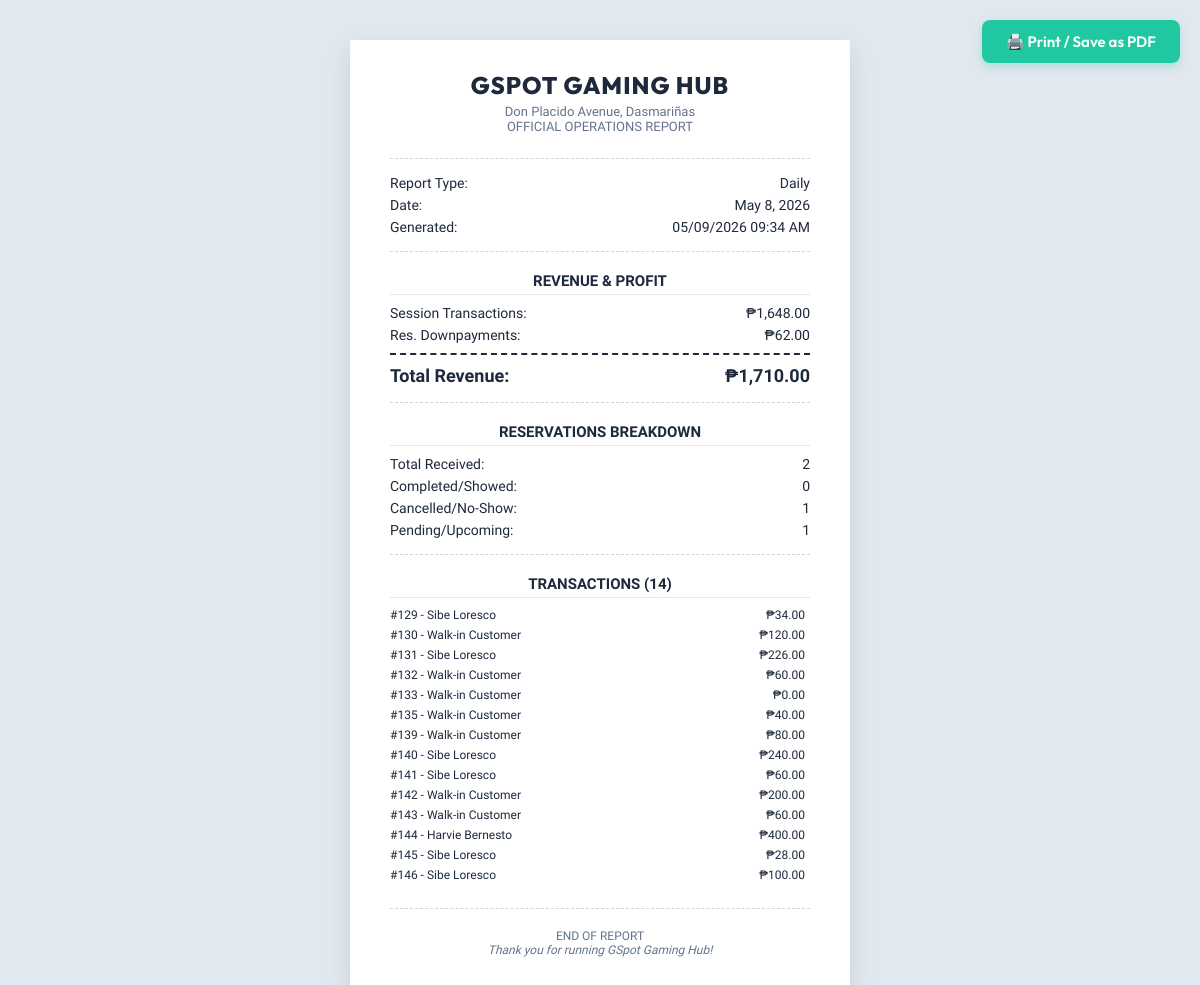
The page /report_activity_logs.php?date=2026-05-08 17:43:22 (signed in) on the database its author committed.
### tables this page shows
CREATE TABLE `transactions` (
  `transaction_id` int(11) NOT NULL,
  `session_id` int(11) DEFAULT NULL,
  `user_id` int(11) NOT NULL,
  `amount` decimal(10,2) NOT NULL DEFAULT 0.00,
  `tendered_amount` decimal(10,2) DEFAULT NULL,
  `shortfall_amount` decimal(10,2) DEFAULT NULL,
  `payment_note` varchar(255) DEFAULT NULL,
  `payment_method` enum('cash','gcash','credit_card') NOT NULL DEFAULT 'cash',
  `payment_status` enum('pending','completed','failed') NOT NULL DEFAULT 'pending',
  `transaction_date` datetime NOT NULL DEFAULT current_timestamp(),
  `processed_by` int(11) NOT NULL,
  `created_at` datetime NOT NULL DEFAULT current_timestamp()
);

CREATE TABLE `users` (
  `user_id` int(11) NOT NULL,
  `email` varchar(100) NOT NULL,
  `password_hash` varchar(255) NOT NULL,
  `full_name` varchar(100) NOT NULL,
  `phone` varchar(20) DEFAULT NULL,
  `role` enum('customer','shopkeeper','owner','walkin') NOT NULL DEFAULT 'customer',
  `status` enum('active','inactive') NOT NULL DEFAULT 'active',
  `email_verified` tinyint(1) NOT NULL DEFAULT 0,
  `verification_token` varchar(64) DEFAULT NULL,
  `verification_expires` datetime DEFAULT NULL,
  `reset_token` varchar(64) DEFAULT NULL,
  `reset_expires` datetime DEFAULT NULL,
  `created_at` datetime NOT NULL DEFAULT current_timestamp(),
  `consecutive_cancellations` tinyint(3) UNSIGNED NOT NULL DEFAULT 0,
  `reservation_banned_until` datetime DEFAULT NULL
);

### includes/db_functions.php (called while the page is built, shortened)
<?php
function getOperatingDayBounds($operating_date) {
    $start = $operating_date . ' 06:00:00';
    $end_dt = new DateTime($operating_date);
    $end_dt->modify('+1 day');
    $end = $end_dt->format('Y-m-d') . ' 05:59:59';
    return [$start, $end];
}
?>

### report_activity_logs.php (the view, shortened to what this page needs)
<?php
require_once __DIR__ . '/includes/db_functions.php';
$type = $_GET['type'] ?? 'daily';
$dateVal = $_GET['date'] ?? date('Y-m-d');
$txWhere = ""; $resWhere = "";
$dateLabel = "";
if ($type === 'daily') {
    [$start, $end] = getOperatingDayBounds($dateVal);
    $txWhere = "transaction_date BETWEEN '$start' AND '$end'";
    $resWhere = "created_at BETWEEN '$start' AND '$end'";
    $dateLabel = date('F j, Y', strtotime($dateVal));
} elseif ($type === 'monthly') {
    $safeDate = $conn->real_escape_string($dateVal);
    $txWhere = "DATE_FORMAT(transaction_date, '%Y-%m') = '$safeDate'";
    $resWhere = "DATE_FORMAT(created_at, '%Y-%m') = '$safeDate'";
    $dateLabel = date('F Y', strtotime($safeDate . '-01'));
} else {
    $safeDate = $conn->real_escape_string($dateVal);
    $txWhere = "YEAR(transaction_date) = '$safeDate'";
    $resWhere = "YEAR(created_at) = '$safeDate'";
    $dateLabel = $safeDate;
}
$revTx = $conn->query("SELECT COALESCE(SUM(amount),0) AS total, COUNT(*) AS cnt FROM transactions WHERE payment_status='completed' AND $txWhere")->fetch_assoc();
$revRes = $conn->query("SELECT COALESCE(SUM(downpayment_amount),0) AS total FROM reservations WHERE downpayment_paid=1 AND $resWhere")->fetch_assoc();
$totalRevenue = $revTx['total'] + $revRes['total'];
$totalTransactions = $revTx['cnt'];
$resStats = $conn->query("
    SELECT
        COUNT(*) AS total_reservations,
        SUM(status = 'converted') AS completed_res,
        SUM(status = 'cancelled' OR status = 'no_show') AS cancelled_res,
        SUM(status = 'reserved' OR status = 'pending') AS pending_res
    FROM reservations WHERE $resWhere
")->fetch_assoc();
$txList = $conn->query("
    SELECT t.*, u.full_name
    FROM transactions t
    JOIN users u ON t.user_id=u.user_id
    WHERE t.payment_status='completed' AND $txWhere
    ORDER BY t.transaction_date ASC
")->fetch_all(MYSQLI_ASSOC);
?>
<!DOCTYPE html>
<html lang="en">
<head>
</head>
<body>
    <button class="print-btn" onclick="window.print()">🖨️ Print / Save as PDF</button>
    <div class="receipt">
        <div class="header">
            <h1>GSpot Gaming Hub</h1>
            <p>Don Placido Avenue, Dasmariñas</p>
            <p>OFFICIAL OPERATIONS REPORT</p>
        </div>
        <div class="divider"></div>
        <div class="flex"><span>Report Type:</span> <span><?= ucfirst($type) ?></span></div>
        <div class="flex"><span>Date:</span> <span><?= htmlspecialchars($dateLabel) ?></span></div>
        <div class="flex"><span>Generated:</span> <span><?= date('m/d/Y h:i A') ?></span></div>
        <div class="divider"></div>
        <?php if ($totalTransactions == 0 && $resStats['total_reservations'] == 0 && $totalRevenue == 0): ?>
            <div style="text-align:center; padding: 40px 20px; color:#64748b;">
                <h3 style="margin:0 0 10px 0; font-family:'Outfit', sans-serif;">No Data Available</h3>
                <p style="margin:0; font-size:14px;">There are no transactions or reservations recorded for the selected timeframe.</p>
            </div>
        <?php else: ?>
            <div class="section-title">REVENUE & PROFIT</div>
            <div class="flex"><span>Session Transactions:</span> <span>₱<?= number_format($revTx['total'], 2) ?></span></div>
            <div class="flex"><span>Res. Downpayments:</span> <span>₱<?= number_format($revRes['total'], 2) ?></span></div>
            <div class="total-row"><span>Total Revenue:</span> <span>₱<?= number_format($totalRevenue, 2) ?></span></div>
            <div class="divider"></div>
        <div class="section-title">RESERVATIONS BREAKDOWN</div>
        <div class="flex"><span>Total Received:</span> <span><?= (int)$resStats['total_reservations'] ?></span></div>
        <div class="flex"><span>Completed/Showed:</span> <span><?= (int)$resStats['completed_res'] ?></span></div>
        <div class="flex"><span>Cancelled/No-Show:</span> <span><?= (int)$resStats['cancelled_res'] ?></span></div>
        <div class="flex"><span>Pending/Upcoming:</span> <span><?= (int)$resStats['pending_res'] ?></span></div>
        <div class="divider"></div>
        <div class="section-title">TRANSACTIONS (<?= count($txList) ?>)</div>
        <div class="tx-list">
            <?php if (empty($txList)): ?>
                <div style="text-align:center;color:#64748b;margin-top:10px;">No transactions recorded.</div>
            <?php else: ?>
                <div class="tx-list-wrapper" id="txWrapper">
                    <?php foreach ($txList as $idx => $tx): ?>
                        <div class="tx-item" data-index="<?= $idx ?>">
                            <span style="flex:1;overflow:hidden;text-overflow:ellipsis;white-space:nowrap;margin-right:10px;">
                                #<?= $tx['transaction_id'] ?> - <?= htmlspecialchars($tx['full_name']) ?>
                            </span>
                            <span>₱<?= number_format($tx['amount'], 2) ?></span>
                        </div>
                    <?php endforeach; ?>
                </div>
            <?php endif; ?>
        </div>
        <?php endif; ?>
        <div class="divider"></div>
        <div style="text-align:center;font-size:12px;color:#64748b;margin-top:20px;">
            END OF REPORT<br>
            <i>Thank you for running GSpot Gaming Hub!</i>
        </div>
    </div>
</body>
</html>

### report_activity_logs.php (style rules this page uses)
body { font-family: 'Courier Prime', monospace; background: #e2e8f0; color: #1e293b; margin: 0; padding: 40px; display: flex; justify-content: center; }
.receipt { background: #fff; width: 420px; padding: 30px 40px; box-shadow: 0 10px 25px rgba(0,0,0,0.1); position: relative; }
.receipt::after { content: ""; position: absolute; bottom: -10px; left: 0; right: 0; height: 10px; background-size: 20px 20px; background-image: radial-gradient(circle at 10px 0, transparent 10px, #fff 11px); }
.header { text-align: center; margin-bottom: 24px; }
.header h1 { font-family: 'Outfit', sans-serif; font-size: 24px; font-weight: 800; margin: 0 0 4px 0; letter-spacing: 1px; text-transform: uppercase; }
.header p { margin: 0; font-size: 13px; color: #64748b; }
.divider { border-top: 1px dashed #cbd5e1; margin: 16px 0; }
.flex { display: flex; justify-content: space-between; margin-bottom: 6px; font-size: 14px; }
.section-title { font-weight: bold; text-align: center; margin: 20px 0 10px; text-transform: uppercase; font-size: 15px; border-bottom: 1px solid #e2e8f0; padding-bottom: 4px; }
.total-row { display: flex; justify-content: space-between; font-size: 18px; font-weight: bold; margin-top: 10px; padding-top: 10px; border-top: 2px dashed #1e293b; }
.tx-list { font-size: 12px; margin-bottom: 20px; }
.tx-list-wrapper { max-height: 350px; overflow-y: auto; padding-right: 5px; margin-bottom: 10px; }
.tx-item { display: flex; justify-content: space-between; margin-bottom: 6px; page-break-inside: avoid; break-inside: avoid; }
.print-btn { position: fixed; top: 20px; right: 20px; background: #20c8a1; color: #fff; border: none; padding: 12px 24px; border-radius: 8px; font-family: 'Outfit', sans-serif; font-size: 15px; font-weight: 600; cursor: pointer; box-shadow: 0 4px 10px rgba(32,200,161,0.3); transition: background 0.2s; }

### rows shown on the page
transactions: transaction_id "129", user.full_name "Sibe Loresco", amount "34.00"
transactions: transaction_id "130", user.full_name "Walk-in Customer", amount "120.00"
transactions: transaction_id "131", user.full_name "Sibe Loresco", amount "226.00"
transactions: transaction_id "132", user.full_name "Walk-in Customer", amount "60.00"
transactions: transaction_id "133", user.full_name "Walk-in Customer", amount "0.00"
transactions: transaction_id "135", user.full_name "Walk-in Customer", amount "40.00"
transactions: transaction_id "139", user.full_name "Walk-in Customer", amount "80.00"
transactions: transaction_id "140", user.full_name "Sibe Loresco", amount "240.00"
transactions: transaction_id "141", user.full_name "Sibe Loresco", amount "60.00"
transactions: transaction_id "142", user.full_name "Walk-in Customer", amount "200.00"
transactions: transaction_id "143", user.full_name "Walk-in Customer", amount "60.00"
transactions: transaction_id "144", user.full_name "Harvie Bernesto", amount "400.00"
transactions: transaction_id "145", user.full_name "Sibe Loresco", amount "28.00"
transactions: transaction_id "146", user.full_name "Sibe Loresco", amount "100.00"

### other values the page prints
$type "Daily"
$dateLabel "May 8, 2026"
$revTx['total'] "1,648.00"
$revRes['total'] "62.00"
$totalRevenue "1,710.00"
$resStats['total_reservations'] "2"
$resStats['completed_res'] "0"
$resStats['cancelled_res'] "1"
$resStats['pending_res'] "1"
count($txList) "14"
